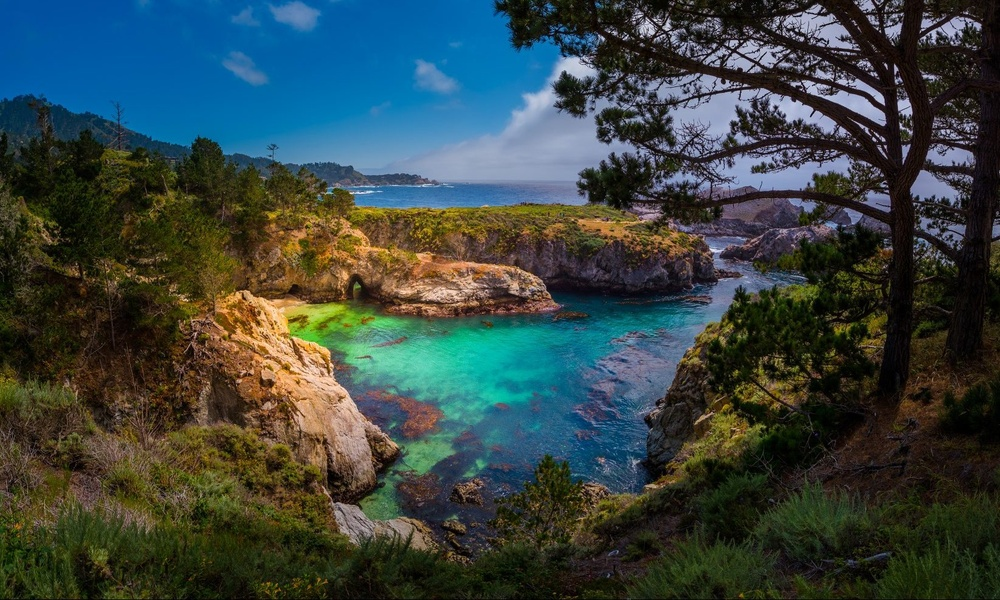
#> input picture images/point lobos.jpg, 1000 x 600 px, shrunk from 1645 x 987 before the run
$ python getting_and_setting.py --image 'images/point lobos.jpg'
#> lines starting #> are read from the running program, lines starting #| are printed output that depends on the picture; after the words box and inside, x2 and y2 are one past the last pixel; in counts of white or black regions, pixels touching at a corner belong together
from __future__ import print_function
import argparse
import cv2

ap = argparse.ArgumentParser()
ap.add_argument("-i", "--image", required = True, help = "Path to the image")
args = vars(ap.parse_args())

image = cv2.imread(args["image"])
#> image is the input picture: shape (600, 1000, 3); mean B, G, R 66.5, 68.7, 55.4
cv2.imshow("Original", image)

#
(b, g, r) = image[0, 0] # get the blue, green, and red values from the pixel <0, 0>
#> b = 156; g = 81; r = 2
print("Top left pixel - r: {}, g: {}, b: {}".format(r, g, b)) # print out the color
#| Top left pixel - r: 2, g: 81, b: 156

image [0, 0] = (0, 0, 255) # set top left pixel to red (reverse order BRG)
#> image: shape (600, 1000, 3); under 0.01% of pixels changed, all inside (x1, y1, x2, y2) = (0, 0, 1, 1)
(b, g, r) = image[0, 0] # see the color change reflected in the variables
#> b = 0; g = 0; r = 255
print("Top left pixel - r: {}, g: {}, b: {}".format(r, g, b))
#| Top left pixel - r: 255, g: 0, b: 0

# At this point, the changes to the image haven't been saved, so you can re-run the
# script over and over without the image actually changing.

corner = image[0:100, 0:100] # range of the top 100x100 corner
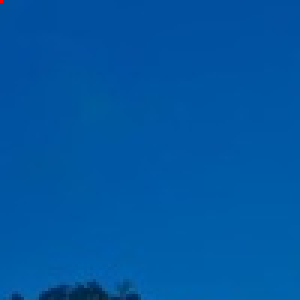
#> corner: shape (100, 100, 3) (shown 3 times larger); mean B, G, R 162.6, 87.1, 0.8
cv2.imshow("Corner", corner)

image[0:100, 1:100] = (255, 0, 0) # make the top corner blue
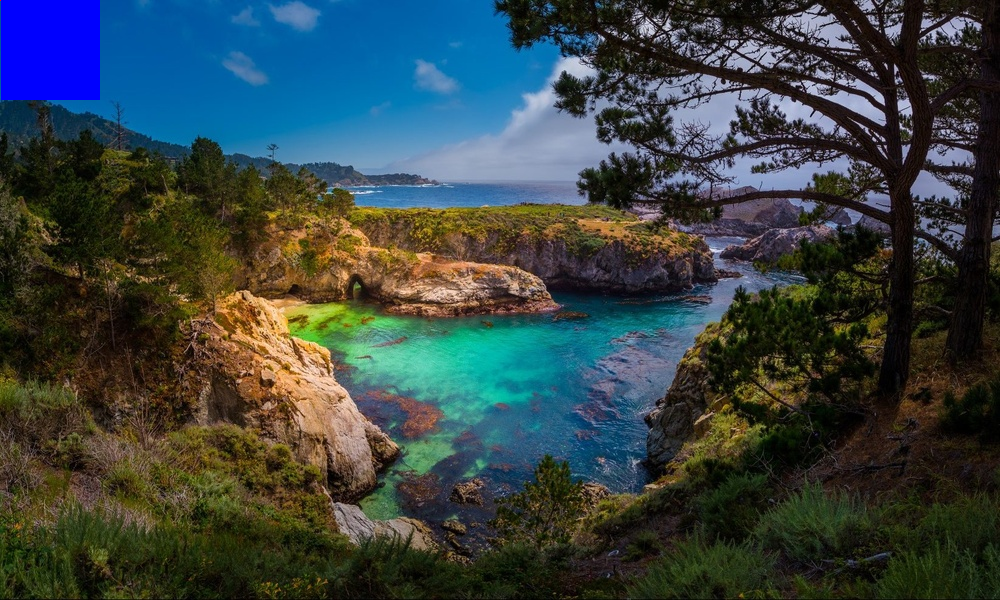
#> image: shape (600, 1000, 3); mean B, G, R 68, 67.3, 55.4

cv2.imshow("Updated", image) # here, the photo is changed on display
cv2.waitKey(0)
